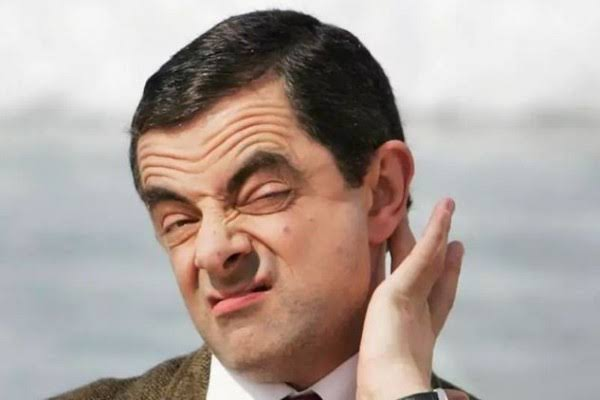
#> input picture bean.jpeg, 600 x 400 px
$ python No11.py
#> lines starting #> are read from the running program, lines starting #| are printed output that depends on the picture
#Indra Kurniawan
#1217070033

import cv2
import matplotlib.pyplot as plt

gambar = cv2.imread('bean.jpeg')
#> gambar is the input picture: shape (400, 600, 3); mean B, G, R 156.3, 162.3, 175

hsv = cv2.cvtColor(gambar, cv2.COLOR_BGR2HSV)
#> hsv: shape (400, 600, 3); mean H, S, V 44.9, 43.6, 178.2

h, s, v = cv2.split(hsv)
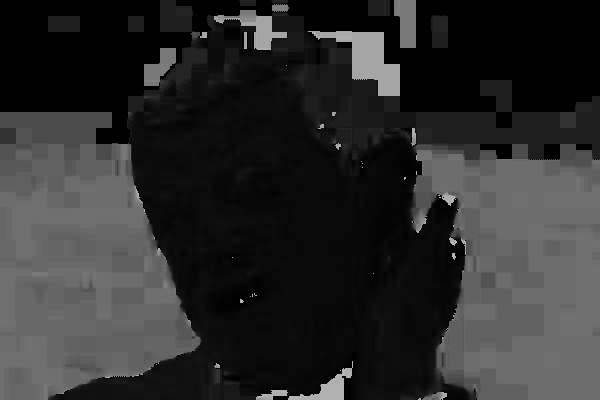
#> h: shape (400, 600); min 0, max 179, mean 44.9
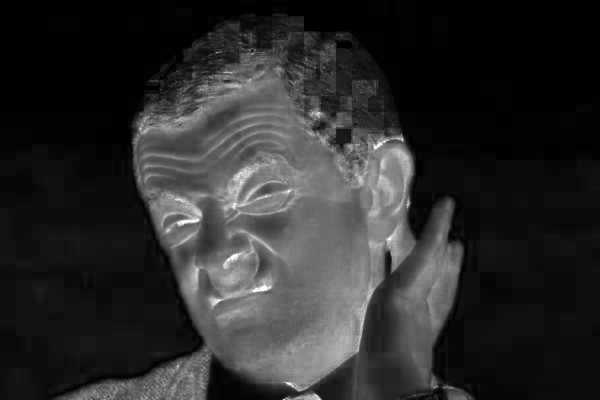
#> s: shape (400, 600); min 0, max 255, mean 43.6
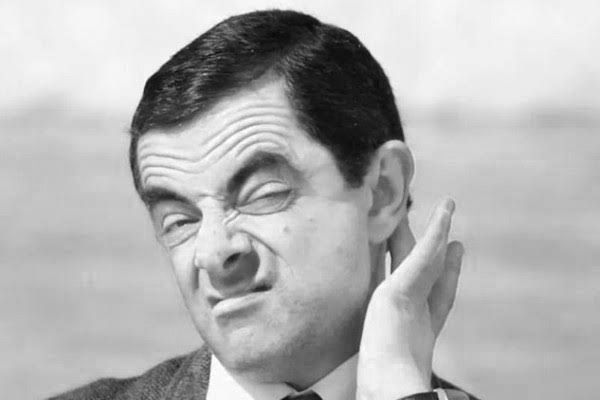
#> v: shape (400, 600); min 10, max 255, mean 178.2

hist_hue = cv2.calcHist([h], [0], None, [256], [0, 256])
#> hist_hue = 256 values, max 44339 at index 0, min 0 at index 31, mean 937.5
hist_saturation = cv2.calcHist([s], [0], None, [256], [0, 256])
#> hist_saturation = 256 values, max 43727 at index 0, min 0 at index 253, mean 937.5
hist_value = cv2.calcHist([v], [0], None, [256], [0, 256])
#> hist_value = 256 values, max 9552 at index 241, min 0 at index 0, mean 937.5

plt.figure(figsize=(10, 6))
plt.plot(hist_hue, color='r', label='H')
plt.plot(hist_saturation, color='g', label='S')
plt.plot(hist_value, color='b', label='V')
plt.title('HSV histogram')
plt.xlabel('intensitas')
plt.ylabel('frequensi')
plt.legend()
plt.grid()
plt.show()
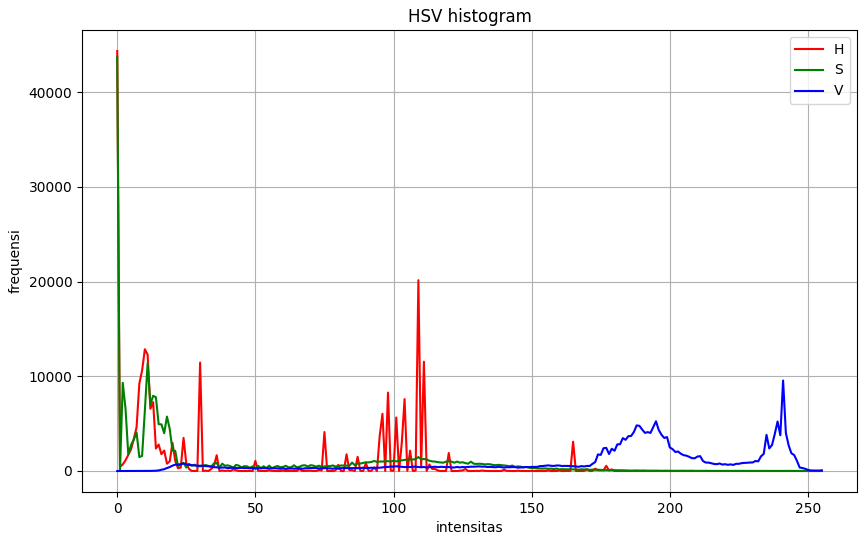
#> figure drawn by matplotlib, 1 panel; curve peaks at x = 0, y = 44339; curve peaks at x = 0, y = 43727; curve peaks at x = 241, y = 9552
